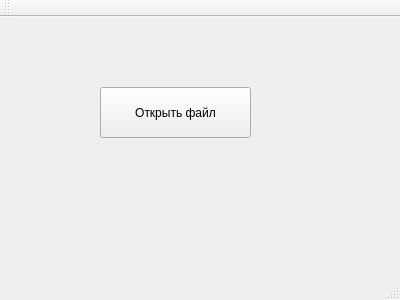
<?xml version="1.0" encoding="UTF-8"?>
<ui version="4.0">
 <class>MainWindow</class>
 <widget class="QMainWindow" name="MainWindow">
  <property name="geometry">
   <rect>
    <x>0</x>
    <y>0</y>
    <width>400</width>
    <height>300</height>
   </rect>
  </property>
  <property name="windowTitle">
   <string>MainWindow</string>
  </property>
  <widget class="QWidget" name="centralWidget">
   <widget class="QPushButton" name="pushButton">
    <property name="geometry">
     <rect>
      <x>100</x>
      <y>70</y>
      <width>151</width>
      <height>51</height>
     </rect>
    </property>
    <property name="text">
     <string>Открыть файл</string>
    </property>
   </widget>
   <widget class="QLabel" name="label">
    <property name="geometry">
     <rect>
      <x>60</x>
      <y>140</y>
      <width>241</width>
      <height>31</height>
     </rect>
    </property>
    <property name="text">
     <string/>
    </property>
   </widget>
  </widget>
  <widget class="QMenuBar" name="menuBar">
   <property name="geometry">
    <rect>
     <x>0</x>
     <y>0</y>
     <width>400</width>
     <height>25</height>
    </rect>
   </property>
  </widget>
  <widget class="QToolBar" name="mainToolBar">
   <attribute name="toolBarArea">
    <enum>TopToolBarArea</enum>
   </attribute>
   <attribute name="toolBarBreak">
    <bool>false</bool>
   </attribute>
  </widget>
  <widget class="QStatusBar" name="statusBar"/>
 </widget>
 <layoutdefault spacing="6" margin="11"/>
 <resources/>
 <connections/>
</ui>
